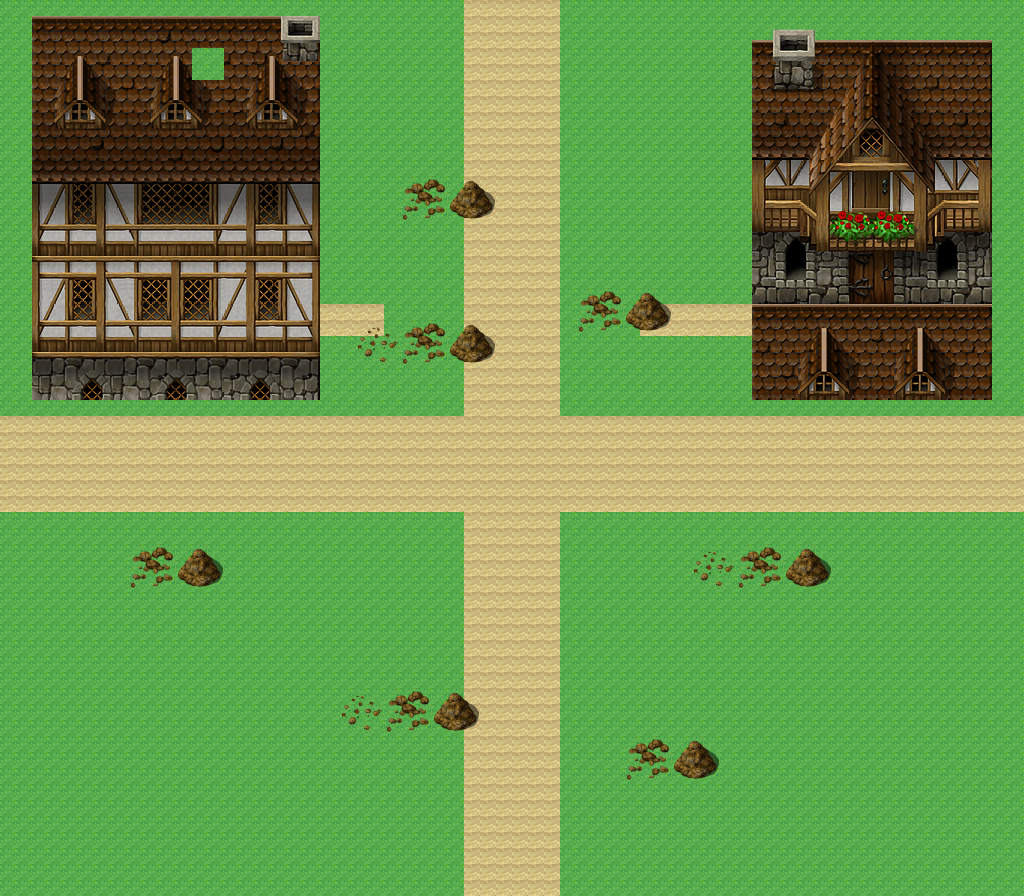

Tiled map render using the project's own tile images. Description and the map definition, with tile-layer contents summarised, below:
An orthogonal 64x56 tile map with 16x16 px tiles, 5 tile layers (Ground, Roads, Architecture, Street Debris, ...), 4 tilesets and 13 objects (6x EnemySpawn, PlayerSpawn, WestBuildingFront, EastBuildingFront, NorthBoundary, ...).

<map version="1.10" tiledversion="1.12.2" orientation="orthogonal" renderorder="right-down" width="64" height="56" tilewidth="16" tileheight="16" infinite="0" nextlayerid="8" nextobjectid="100">
 <tileset firstgid="1" source="fsm_Town02_A2.tsx" />
 <tileset firstgid="1729" source="fsm_Town02_B.tsx" />
 <tileset firstgid="4033" source="City_TileB.tsx" />
 <tileset firstgid="6337" source="City_TileC.tsx" />
 <layer id="1" name="Ground" width="64" height="56">
  <data>[3584 cells, 3584 non-empty, 1 distinct tile ids]</data>
 </layer>
 <layer id="2" name="Roads" width="64" height="56">
  <data>[3584 cells, 772 non-empty, 1 distinct tile ids]</data>
 </layer>
 <layer id="3" name="Architecture" width="64" height="56">
  <data>[3584 cells, 776 non-empty, 776 distinct tile ids]</data>
 </layer>
 <layer id="4" name="Street Debris" width="64" height="56">
  <data>[3584 cells, 153 non-empty, 27 distinct tile ids]</data>
 </layer>
 <layer id="5" name="Trees" width="64" height="56">
  <data>[3584 cells, 0 non-empty, 0 distinct tile ids]</data>
 </layer>
 <objectgroup id="6" name="Entities">
  <object id="1" name="PlayerSpawn" type="PlayerSpawn" x="512" y="790" />
  <object id="2" name="Raider_North_West" type="EnemySpawn" x="320" y="330">
   <properties>
    <property name="entity_id" value="demon_raider" />
   </properties>
  </object>
  <object id="3" name="Raider_North_East" type="EnemySpawn" x="704" y="330">
   <properties>
    <property name="entity_id" value="demon_raider" />
   </properties>
  </object>
  <object id="4" name="Raider_West" type="EnemySpawn" x="208" y="470">
   <properties>
    <property name="entity_id" value="demon_raider" />
   </properties>
  </object>
  <object id="5" name="Raider_East" type="EnemySpawn" x="816" y="470">
   <properties>
    <property name="entity_id" value="demon_raider" />
   </properties>
  </object>
  <object id="6" name="Raider_Center_North" type="EnemySpawn" x="512" y="280">
   <properties>
    <property name="entity_id" value="demon_raider" />
   </properties>
  </object>
  <object id="7" name="Raider_Center_South" type="EnemySpawn" x="512" y="610">
   <properties>
    <property name="entity_id" value="demon_raider" />
   </properties>
  </object>
 </objectgroup>
 <objectgroup id="7" name="Collisions">
  <object id="8" name="WestBuildingFront" x="3.64225" y="4.44403" width="316.358" height="411.556" />
  <object id="9" name="EastBuildingFront" x="752" y="3.39374" width="267.307" height="412.606" />
  <object id="10" name="NorthBoundary" x="0" y="0" width="1024" height="8" />
  <object id="11" name="SouthBoundary" x="0" y="888" width="1024" height="8" />
  <object id="12" name="WestBoundary" x="0" y="0" width="8" height="896" />
  <object id="13" name="EastBoundary" x="1016" y="0" width="8" height="896" />
 </objectgroup>
</map>
